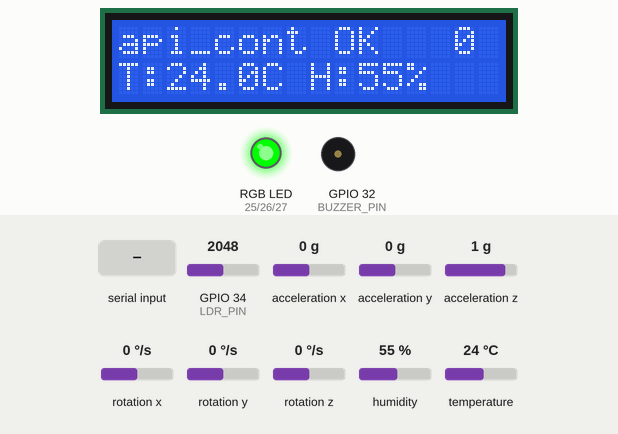
Simulated run of this program. Board: ESP32. Shown: 16×2 character LCD, an RGB LED mixed from three pins (HIGH = lit), buzzer (waves = sounding, pin HIGH). The inputs (shaded band) are chosen by the test bench; at power-on: acceleration x 0 g, acceleration y 0 g, acceleration z 1 g, GPIO 34 (LDR_PIN) = 2048, rotation x 0 °/s, rotation y 0 °/s, rotation z 0 °/s, humidity 55 %, temperature 24 °C. WiFi joins after 1.5 s; servers stay silent unless stated; what the program prints to the serial monitor is not drawn.

Above: at 7.8 s.
7.9 s: acceleration x set to -0.7 g
At 13.6 s:
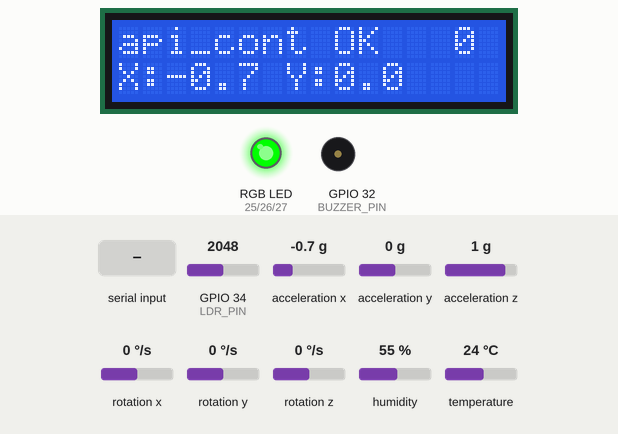
13.8 s: acceleration x set to -1 g
At 15.6 s:
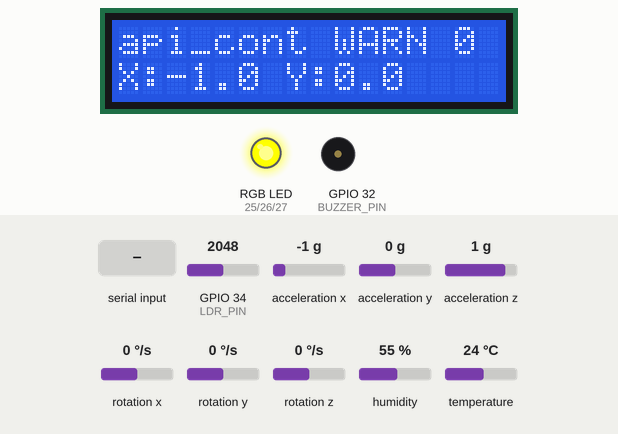
19.7 s: acceleration y set to -0.8 g
24.6 s: acceleration y set to -1.1 g
At 25.6 s:
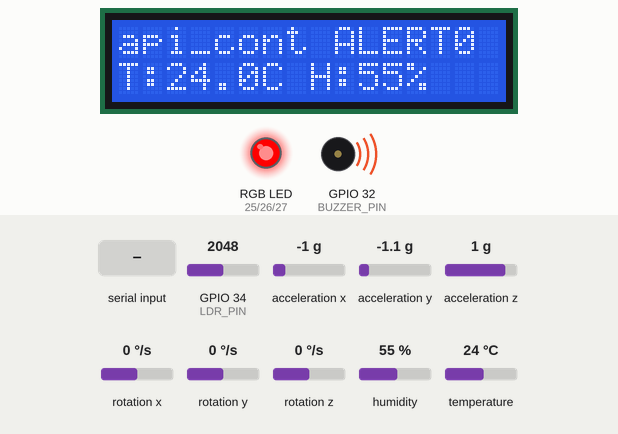
28.7 s: "scenario:\n" received over Serial
At 32.0 s:
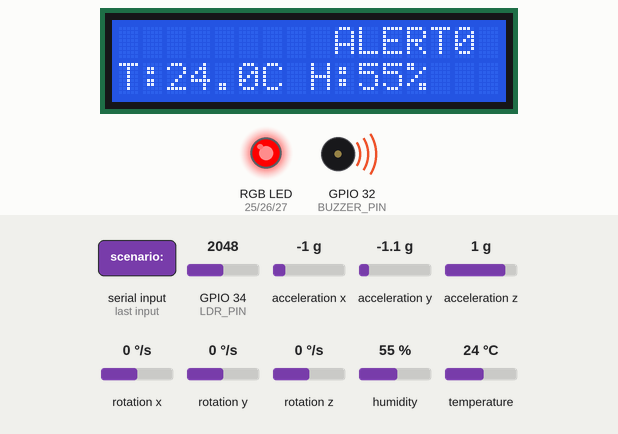
32.3 s: acceleration z set to 0.7 g
At 33.2 s:
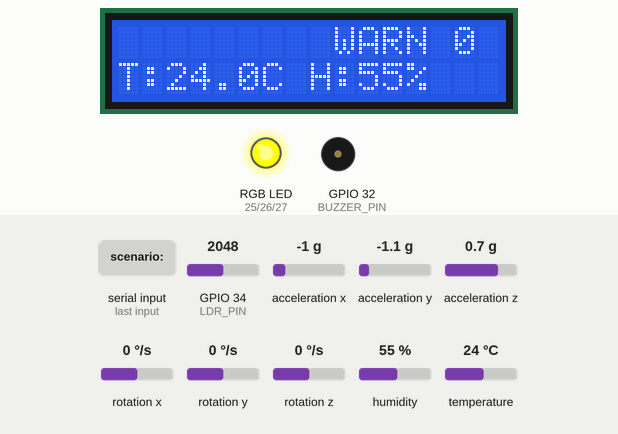
Timing chart, 0 to 35.3 s (numbered marks = the images above; inputs shaded):
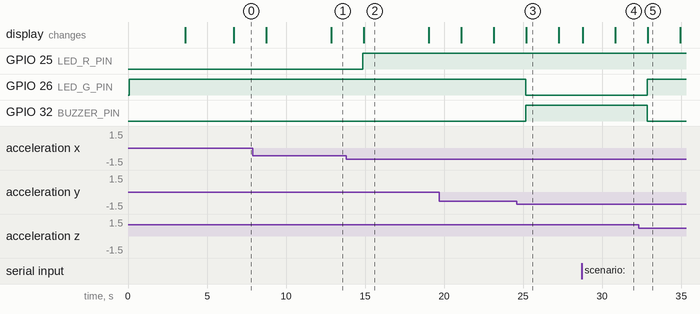

Measured:
- the behaviour switches between -0.8 and -0.9 g on acceleration x (found by bisection; images 1 and 2)
- the behaviour switches between -0.9 and -1 g on acceleration y (found by bisection; images 2 and 3)
- the behaviour switches between 0.9 and 0.8 g on acceleration z (found by bisection; images 4 and 5)
- after the input at 13.8 s, GPIO 25 (LED_R_PIN): LOW → HIGH after 1.1 s; the display: changes after 1.1 s (image 2)
- after the input at 24.6 s, GPIO 26 (LED_G_PIN): HIGH → LOW after 0.55 s; GPIO 32 (BUZZER_PIN): LOW → HIGH after 0.55 s; the display: changes after 0.60 s (image 3)
- after the input at 28.7 s, the display: first changes after 0.08 s (image 4 shows a later state)
- after the input at 32.3 s, GPIO 26 (LED_G_PIN): LOW → HIGH after 0.54 s; GPIO 32 (BUZZER_PIN): HIGH → LOW after 0.54 s; the display: changes after 0.58 s (image 5)

The program:

main.cpp
```cpp
#include <Arduino.h>
#include <Wire.h>
#include <LiquidCrystal_I2C.h>
#include <DHT.h>
#include <ArduinoJson.h>
#include <MPU6050.h>
#include <WiFi.h>
#include <ESPAsyncWebServer.h>

// Definições dos pinos
#define DHT_PIN 23
#define DHT_TYPE DHT22
#define LDR_PIN 34
#define BUZZER_PIN 32
#define LED_R_PIN 25
#define LED_G_PIN 26
#define LED_B_PIN 27

// Inicialização dos componentes
DHT dht(DHT_PIN, DHT_TYPE);
LiquidCrystal_I2C lcd(0x27, 16, 2); // Endereço I2C padrão, 16 colunas, 2 linhas
MPU6050 mpu;

// Configuração WiFi (para Wokwi)
const char* ssid = "Wokwi-GUEST";
const char* password = "";

// Servidor web
AsyncWebServer server(80);

// Variáveis globais
String currentScenario = "api_control";
String alertLevel = "normal";
unsigned long lastUpdate = 0;
unsigned long scenarioStartTime = 0;
int testStep = 0;

// Controles manuais dos sensores via API
struct SensorOverrides {
    bool dht22_override = false;
    float temperature_override = 25.0;
    float humidity_override = 60.0;

    bool ldr_override = false;
    int ldr_raw_override = 500;

    bool mpu6050_override = false;
    float accel_x_override = 0.0;
    float accel_y_override = 0.0;
    float accel_z_override = 1.0;
} sensorOverrides;

// Thresholds para alertas
const float TEMP_YELLOW = 35.0;
const float TEMP_RED = 45.0;
const float HUMIDITY_YELLOW = 80.0;
const float HUMIDITY_RED = 90.0;
const float ACCEL_YELLOW = 1.3;  // Vibração leve acima de 1g normal
const float ACCEL_RED = 1.7;     // Vibração forte

// Declarações das funções (protótipos)
float calculateLux(int rawValue);
String calculateAlertLevel(float temp, float humidity, float ax, float ay, float az);
void updateActuators(String level);
void setRGBColor(String color);
void updateLCDDisplay(float temp, float humidity, float lux, float ax, float ay, float az);
void sendJSONData(float temp, float humidity, int ldrRaw, float lux, float ax, float ay, float az);
void updateScenarioStep();
void setupWiFi();
void setupAPIRoutes();
void handleCORS(AsyncWebServerRequest *request);

void setup() {
    Serial.begin(115200);
    while (!Serial) {
        delay(10);
    }

    // Inicializar I2C
    Wire.begin(21, 22); // SDA=21, SCL=22

    // Inicializar LCD
    lcd.init();
    lcd.backlight();
    lcd.clear();

    // Inicializar sensores
    dht.begin();
    mpu.initialize();

    // Verificar se o MPU6050 está funcionando
    if (mpu.testConnection()) {
        Serial.println("MPU6050 conectado com sucesso");
    } else {
        Serial.println("ERRO: MPU6050 não encontrado");
    }

    // Configurar escala do MPU6050 para ±2g (0 = ±2g, 1 = ±4g, 2 = ±8g, 3 = ±16g)
    mpu.setFullScaleAccelRange(0);

    // Configurar pinos dos atuadores
    pinMode(BUZZER_PIN, OUTPUT);
    pinMode(LED_R_PIN, OUTPUT);
    pinMode(LED_G_PIN, OUTPUT);
    pinMode(LED_B_PIN, OUTPUT);

    // LED inicial verde
    setRGBColor("green");
    digitalWrite(BUZZER_PIN, LOW);

    // Mostrar inicialização no LCD
    lcd.setCursor(0, 0);
    lcd.print("EIDOLON v2.0");
    lcd.setCursor(0, 1);
    lcd.print("Inicializando...");

    delay(2000);
    scenarioStartTime = millis();

    // Configurar WiFi e API REST
    setupWiFi();
    setupAPIRoutes();

    Serial.println("Sistema iniciado - Eidolon Multi-Sensor com API REST");
}

void loop() {
    unsigned long currentTime = millis();

    // Atualizar dados a cada 2 segundos
    if (currentTime - lastUpdate >= 2000) {
        lastUpdate = currentTime;

        // Ler sensores (com possível override via API)
        float temperature, humidity;
        if (sensorOverrides.dht22_override) {
            temperature = sensorOverrides.temperature_override;
            humidity = sensorOverrides.humidity_override;
        } else {
            temperature = dht.readTemperature();
            humidity = dht.readHumidity();
        }

        int ldrRaw;
        if (sensorOverrides.ldr_override) {
            ldrRaw = sensorOverrides.ldr_raw_override;
        } else {
            ldrRaw = analogRead(LDR_PIN);
        }
        float lux = calculateLux(ldrRaw);

        // Ler MPU6050 (com possível override via API)
        float accelX, accelY, accelZ;
        if (sensorOverrides.mpu6050_override) {
            accelX = sensorOverrides.accel_x_override;
            accelY = sensorOverrides.accel_y_override;
            accelZ = sensorOverrides.accel_z_override;
        } else {
            int16_t ax, ay, az;
            mpu.getAcceleration(&ax, &ay, &az);

            // Converter para g (16384 LSB/g para escala ±2g)
            accelX = ax / 16384.0;
            accelY = ay / 16384.0;
            accelZ = az / 16384.0;
        }

        // Debug ocasional para verificação
        if (millis() % 10000 < 100) { // A cada 10s por 100ms
            Serial.print("MPU6050 Debug: X=");
            Serial.print(accelX, 2);
            Serial.print("g Y=");
            Serial.print(accelY, 2);
            Serial.print("g Z=");
            Serial.print(accelZ, 2);
            Serial.println("g");
        }

        // Calcular nível de alerta
        alertLevel = calculateAlertLevel(temperature, humidity, accelX, accelY, accelZ);

        // Atualizar atuadores
        updateActuators(alertLevel);

        // Atualizar LCD
        updateLCDDisplay(temperature, humidity, lux, accelX, accelY, accelZ);

        // Enviar JSON para console serial
        sendJSONData(temperature, humidity, ldrRaw, lux, accelX, accelY, accelZ);

        // Atualizar step do cenário
        updateScenarioStep();
    }

    delay(100);
}

float calculateLux(int rawValue) {
    // Fórmula para converter valor ADC para lux
    const float GAMMA = 0.7;
    const float RL10 = 50;
    float resistance = (4095.0 - rawValue) * 10000.0 / rawValue;
    return pow(RL10 * 1e3 * pow(10, GAMMA) / resistance, (1 / GAMMA));
}

String calculateAlertLevel(float temp, float humidity, float ax, float ay, float az) {
    float accelMagnitude = sqrt(ax*ax + ay*ay + az*az);

    // Verificar condições críticas (vermelho)
    if (temp >= TEMP_RED || humidity >= HUMIDITY_RED || accelMagnitude >= ACCEL_RED) {
        return "red";
    }

    // Verificar condições de alerta (amarelo)
    if (temp >= TEMP_YELLOW || humidity >= HUMIDITY_YELLOW || accelMagnitude >= ACCEL_YELLOW) {
        return "yellow";
    }

    return "normal";
}

void updateActuators(String level) {
    if (level == "red") {
        setRGBColor("red");
        digitalWrite(BUZZER_PIN, HIGH);
    } else if (level == "yellow") {
        setRGBColor("yellow");
        digitalWrite(BUZZER_PIN, LOW);
    } else {
        setRGBColor("green");
        digitalWrite(BUZZER_PIN, LOW);
    }
}

void setRGBColor(String color) {
    // Resetar todos os pinos
    digitalWrite(LED_R_PIN, LOW);
    digitalWrite(LED_G_PIN, LOW);
    digitalWrite(LED_B_PIN, LOW);

    if (color == "red") {
        digitalWrite(LED_R_PIN, HIGH);
    } else if (color == "green") {
        digitalWrite(LED_G_PIN, HIGH);
    } else if (color == "yellow") {
        digitalWrite(LED_R_PIN, HIGH);
        digitalWrite(LED_G_PIN, HIGH);
    }
}

void updateLCDDisplay(float temp, float humidity, float lux, float ax, float ay, float az) {
    lcd.clear();

    // Linha 1: Cenário e status
    lcd.setCursor(0, 0);
    lcd.print(currentScenario.substring(0, 8)); // Primeiros 8 chars
    lcd.setCursor(9, 0);

    if (alertLevel == "red") {
        lcd.print("ALERT!");
    } else if (alertLevel == "yellow") {
        lcd.print("WARN");
    } else {
        lcd.print("OK");
    }

    lcd.setCursor(14, 0);
    lcd.print(String(testStep));

    // Linha 2: Dados dos sensores (rotativo)
    lcd.setCursor(0, 1);

    unsigned long elapsed = (millis() - scenarioStartTime) / 1000;
    int displayMode = (elapsed / 5) % 4; // Muda a cada 5 segundos

    switch (displayMode) {
        case 0: // Temperatura e umidade
            lcd.print("T:");
            lcd.print(temp, 1);
            lcd.print("C H:");
            lcd.print(humidity, 0);
            lcd.print("%");
            break;

        case 1: // Luminosidade
            lcd.print("Luz: ");
            lcd.print(lux, 0);
            lcd.print(" lux");
            break;

        case 2: // Aceleração X,Y
            lcd.print("X:");
            lcd.print(ax, 1);
            lcd.print(" Y:");
            lcd.print(ay, 1);
            break;

        case 3: // Aceleração Z e tempo
            lcd.print("Z:");
            lcd.print(az, 1);
            lcd.print(" ");
            lcd.print(elapsed);
            lcd.print("s");
            break;
    }
}

void sendJSONData(float temp, float humidity, int ldrRaw, float lux, float ax, float ay, float az) {
    JsonDocument doc;

    // Timestamp ISO 8601
    char timestamp[32];
    unsigned long elapsed = millis() / 1000;
    // Timestamp mais realístico baseado no tempo atual (13 de junho de 2025 como base)
    unsigned long totalSeconds = elapsed + 1734120000; // Offset para 13/06/2025 00:00:00 UTC
    unsigned long days = totalSeconds / 86400;
    unsigned long daySeconds = totalSeconds % 86400;
    unsigned long hours = daySeconds / 3600;
    unsigned long minutes = (daySeconds % 3600) / 60;
    unsigned long seconds = daySeconds % 60;

    // Ajustar para 13 de junho de 2025 como data base
    int day = 13 + (days % 30); // Simular progressão de dias
    int month = 6;
    int year = 2025;

    if (day > 30) {
        day = day - 30;
        month++;
        if (month > 12) {
            month = 1;
            year++;
        }
    }

    sprintf(timestamp, "%04d-%02d-%02dT%02d:%02d:%02dZ",
            year, month, day, (int)hours, (int)minutes, (int)seconds);

    doc["timestamp"] = timestamp;
    doc["scenario"] = currentScenario;
    doc["step"] = testStep;
    doc["elapsed_seconds"] = elapsed;

    // Dados dos sensores
    JsonObject sensors = doc["sensors"].to<JsonObject>();

    JsonObject dht22 = sensors["dht22"].to<JsonObject>();
    dht22["temperature"] = round(temp * 10) / 10.0;
    dht22["humidity"] = round(humidity * 10) / 10.0;

    JsonObject ldr = sensors["ldr"].to<JsonObject>();
    ldr["raw"] = ldrRaw;
    ldr["lux"] = round(lux);

    JsonObject mpu6050 = sensors["mpu6050"].to<JsonObject>();
    mpu6050["accelX"] = round(ax * 100) / 100.0;
    mpu6050["accelY"] = round(ay * 100) / 100.0;
    mpu6050["accelZ"] = round(az * 100) / 100.0;

    // Status dos atuadores
    JsonObject actuators = doc["actuators"].to<JsonObject>();

    String rgbColor = "green";
    if (alertLevel == "red") rgbColor = "red";
    else if (alertLevel == "yellow") rgbColor = "yellow";

    actuators["rgb_led"] = rgbColor;
    actuators["buzzer"] = (alertLevel == "red") ? "on" : "off";

    doc["alert_level"] = alertLevel;

    // Enviar JSON
    serializeJson(doc, Serial);
    Serial.println();
}

void updateScenarioStep() {
    // Simular progressão do cenário baseado no tempo
    unsigned long elapsed = (millis() - scenarioStartTime) / 1000;

    if (currentScenario == "sensor_validation") {
        testStep = (elapsed / 10) % 8 + 1; // Steps 1-8, muda a cada 10s
    } else if (currentScenario == "realistic_conditions") {
        testStep = (elapsed / 30) % 10 + 1; // Steps 1-10, muda a cada 30s
    } else if (currentScenario == "extreme_conditions") {
        testStep = (elapsed / 20) % 6 + 1; // Steps 1-6, muda a cada 20s
    }
}

// Configuração WiFi
void setupWiFi() {
    WiFi.begin(ssid, password);
    Serial.print("Conectando ao WiFi");

    int attempts = 0;
    while (WiFi.status() != WL_CONNECTED && attempts < 20) {
        delay(500);
        Serial.print(".");
        attempts++;
    }

    if (WiFi.status() == WL_CONNECTED) {
        Serial.println();
        Serial.print("WiFi conectado! IP: ");
        Serial.println(WiFi.localIP());

        // Mostrar IP no LCD
        lcd.clear();
        lcd.setCursor(0, 0);
        lcd.print("WiFi: OK");
        lcd.setCursor(0, 1);
        lcd.print(WiFi.localIP());
        delay(3000);
    } else {
        Serial.println("\nWiFi falhou - modo standalone");
        lcd.clear();
        lcd.setCursor(0, 0);
        lcd.print("WiFi: FALHOU");
        lcd.setCursor(0, 1);
        lcd.print("Modo local");
        delay(2000);
    }
}

// Configuração das rotas da API REST
void setupAPIRoutes() {
    // Middleware CORS
    server.onNotFound([](AsyncWebServerRequest *request) {
        if (request->method() == HTTP_OPTIONS) {
            handleCORS(request);
        } else {
            request->send(404, "application/json", "{\"error\":\"Endpoint not found\"}");
        }
    });

    // GET /api/status - Status atual dos sensores
    server.on("/api/status", HTTP_GET, [](AsyncWebServerRequest *request) {
        JsonDocument doc;
        doc["status"] = "online";
        doc["scenario"] = currentScenario;
        doc["alert_level"] = alertLevel;
        doc["uptime_seconds"] = millis() / 1000;
        doc["wifi_ip"] = WiFi.localIP().toString();

        JsonObject overrides = doc["overrides"].to<JsonObject>();
        overrides["dht22"] = sensorOverrides.dht22_override;
        overrides["ldr"] = sensorOverrides.ldr_override;
        overrides["mpu6050"] = sensorOverrides.mpu6050_override;

        String responseStr;
        serializeJson(doc, responseStr);

        AsyncWebServerResponse *response = request->beginResponse(200, "application/json", responseStr);
        response->addHeader("Access-Control-Allow-Origin", "*");
        request->send(response);
    });

    // POST /api/sensors/dht22 - Controlar temperatura e umidade
    server.on("/api/sensors/dht22", HTTP_POST, [](AsyncWebServerRequest *request) {
        // Headers serão adicionados no callback de body
    }, NULL, [](AsyncWebServerRequest *request, uint8_t *data, size_t len, size_t index, size_t total) {
        JsonDocument doc;
        if (deserializeJson(doc, data, len) == DeserializationError::Ok) {

            if (!doc["temperature"].isNull()) {
                sensorOverrides.temperature_override = doc["temperature"];
                sensorOverrides.dht22_override = true;
            }
            if (!doc["humidity"].isNull()) {
                sensorOverrides.humidity_override = doc["humidity"];
                sensorOverrides.dht22_override = true;
            }
            if (!doc["disable"].isNull() && doc["disable"]) {
                sensorOverrides.dht22_override = false;
            }

            JsonDocument response;
            response["success"] = true;
            response["temperature"] = sensorOverrides.temperature_override;
            response["humidity"] = sensorOverrides.humidity_override;
            response["override_active"] = sensorOverrides.dht22_override;

            String responseStr;
            serializeJson(response, responseStr);

            AsyncWebServerResponse *resp = request->beginResponse(200, "application/json", responseStr);
            resp->addHeader("Access-Control-Allow-Origin", "*");
            request->send(resp);
        } else {
            request->send(400, "application/json", "{\"error\":\"Invalid JSON\"}");
        }
    });

    // POST /api/sensors/ldr - Controlar luminosidade
    server.on("/api/sensors/ldr", HTTP_POST, [](AsyncWebServerRequest *request) {
        handleCORS(request);
    }, NULL, [](AsyncWebServerRequest *request, uint8_t *data, size_t len, size_t index, size_t total) {
        JsonDocument doc;
        if (deserializeJson(doc, data, len) == DeserializationError::Ok) {

            if (!doc["raw_value"].isNull()) {
                sensorOverrides.ldr_raw_override = doc["raw_value"];
                sensorOverrides.ldr_override = true;
            }
            if (!doc["disable"].isNull() && doc["disable"]) {
                sensorOverrides.ldr_override = false;
            }

            JsonDocument response;
            response["success"] = true;
            response["raw_value"] = sensorOverrides.ldr_raw_override;
            response["lux"] = calculateLux(sensorOverrides.ldr_raw_override);
            response["override_active"] = sensorOverrides.ldr_override;

            String responseStr;
            serializeJson(response, responseStr);
            request->send(200, "application/json", responseStr);
        } else {
            request->send(400, "application/json", "{\"error\":\"Invalid JSON\"}");
        }
    });

    // POST /api/sensors/mpu6050 - Controlar aceleração
    server.on("/api/sensors/mpu6050", HTTP_POST, [](AsyncWebServerRequest *request) {
        handleCORS(request);
    }, NULL, [](AsyncWebServerRequest *request, uint8_t *data, size_t len, size_t index, size_t total) {
        JsonDocument doc;
        if (deserializeJson(doc, data, len) == DeserializationError::Ok) {

            if (!doc["accel_x"].isNull()) {
                sensorOverrides.accel_x_override = doc["accel_x"];
                sensorOverrides.mpu6050_override = true;
            }
            if (!doc["accel_y"].isNull()) {
                sensorOverrides.accel_y_override = doc["accel_y"];
                sensorOverrides.mpu6050_override = true;
            }
            if (!doc["accel_z"].isNull()) {
                sensorOverrides.accel_z_override = doc["accel_z"];
                sensorOverrides.mpu6050_override = true;
            }
            if (!doc["disable"].isNull() && doc["disable"]) {
                sensorOverrides.mpu6050_override = false;
            }

            JsonDocument response;
            response["success"] = true;
            response["accel_x"] = sensorOverrides.accel_x_override;
            response["accel_y"] = sensorOverrides.accel_y_override;
            response["accel_z"] = sensorOverrides.accel_z_override;
            response["override_active"] = sensorOverrides.mpu6050_override;

            String responseStr;
            serializeJson(response, responseStr);
            request->send(200, "application/json", responseStr);
        } else {
            request->send(400, "application/json", "{\"error\":\"Invalid JSON\"}");
        }
    });

    // POST /api/sensors/reset - Resetar todos os overrides
    server.on("/api/sensors/reset", HTTP_POST, [](AsyncWebServerRequest *request) {
        handleCORS(request);

        sensorOverrides.dht22_override = false;
        sensorOverrides.ldr_override = false;
        sensorOverrides.mpu6050_override = false;

        JsonDocument response;
        response["success"] = true;
        response["message"] = "All sensor overrides disabled";

        String responseStr;
        serializeJson(response, responseStr);
        request->send(200, "application/json", responseStr);
    });

    server.begin();
    Serial.println("Servidor HTTP iniciado na porta 80");
}

// Manipular headers CORS
void handleCORS(AsyncWebServerRequest *request) {
    AsyncWebServerResponse *response = request->beginResponse(200, "text/plain", "");
    response->addHeader("Access-Control-Allow-Origin", "*");
    response->addHeader("Access-Control-Allow-Methods", "GET, POST, OPTIONS");
    response->addHeader("Access-Control-Allow-Headers", "Content-Type");
    request->send(response);
}

// Função para mudar cenário via comando serial (opcional)
void serialEvent() {
    if (Serial.available()) {
        String command = Serial.readStringUntil('\n');
        command.trim();

        if (command.startsWith("scenario:")) {
            currentScenario = command.substring(9);
            testStep = 0;
            scenarioStartTime = millis();

            lcd.clear();
            lcd.setCursor(0, 0);
            lcd.print("Cenario mudou:");
            lcd.setCursor(0, 1);
            lcd.print(currentScenario);
            delay(2000);
        }
    }
}
```
